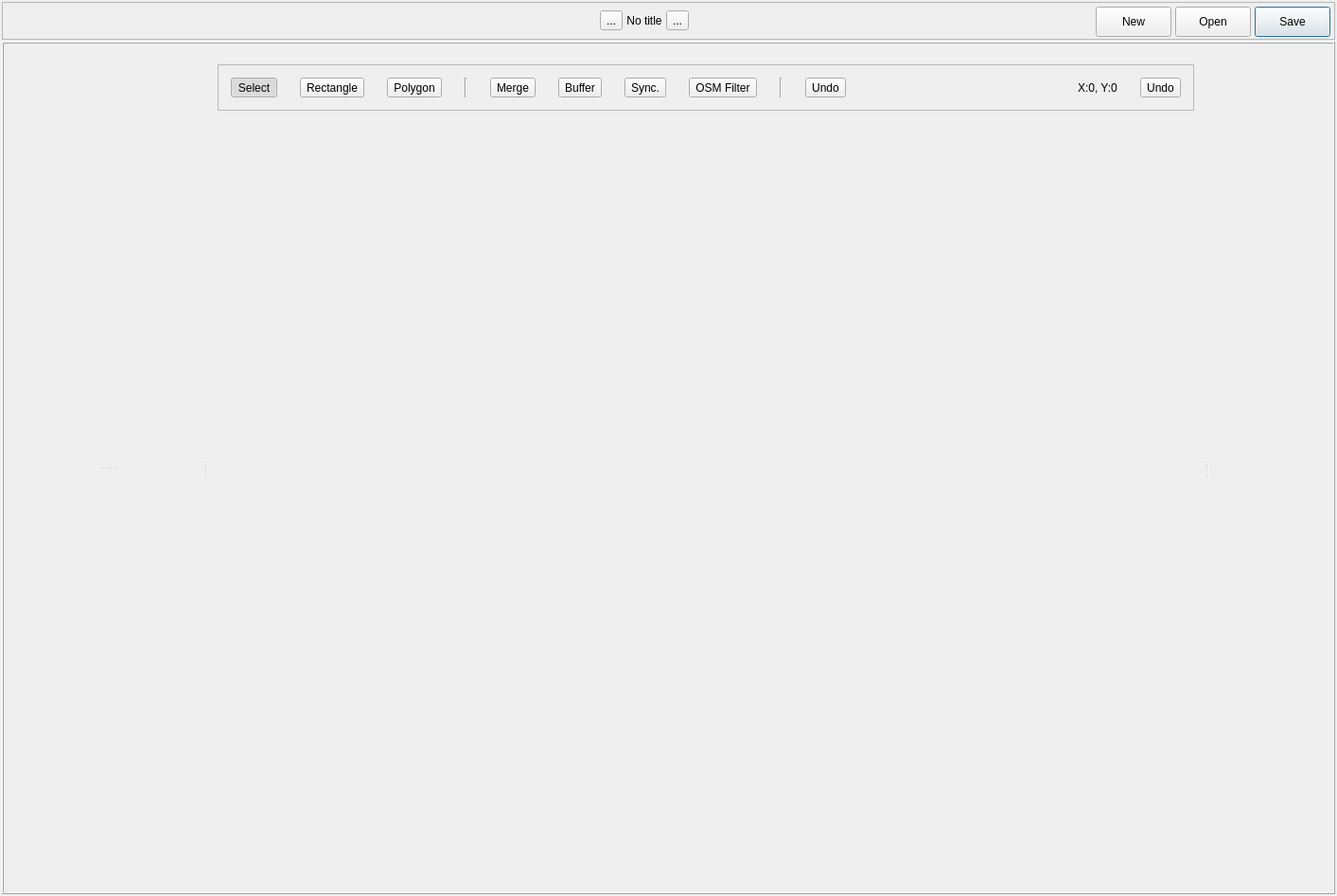
<?xml version="1.0" encoding="UTF-8"?>
<ui version="4.0">
 <class>MainWidget</class>
 <widget class="QWidget" name="MainWidget">
  <property name="geometry">
   <rect>
    <x>0</x>
    <y>0</y>
    <width>1413</width>
    <height>947</height>
   </rect>
  </property>
  <property name="windowTitle">
   <string>Thoth</string>
  </property>
  <layout class="QGridLayout" name="gridLayout">
   <property name="leftMargin">
    <number>2</number>
   </property>
   <property name="topMargin">
    <number>2</number>
   </property>
   <property name="rightMargin">
    <number>2</number>
   </property>
   <property name="bottomMargin">
    <number>2</number>
   </property>
   <property name="spacing">
    <number>2</number>
   </property>
   <item row="0" column="0">
    <widget class="QFrame" name="titleFrame">
     <property name="sizePolicy">
      <sizepolicy hsizetype="Preferred" vsizetype="Fixed">
       <horstretch>0</horstretch>
       <verstretch>0</verstretch>
      </sizepolicy>
     </property>
     <property name="minimumSize">
      <size>
       <width>0</width>
       <height>40</height>
      </size>
     </property>
     <property name="maximumSize">
      <size>
       <width>16777215</width>
       <height>40</height>
      </size>
     </property>
     <property name="frameShape">
      <enum>QFrame::StyledPanel</enum>
     </property>
     <property name="frameShadow">
      <enum>QFrame::Sunken</enum>
     </property>
     <layout class="QHBoxLayout" name="horizontalLayout">
      <property name="spacing">
       <number>4</number>
      </property>
      <property name="leftMargin">
       <number>4</number>
      </property>
      <property name="topMargin">
       <number>4</number>
      </property>
      <property name="rightMargin">
       <number>4</number>
      </property>
      <property name="bottomMargin">
       <number>4</number>
      </property>
      <item>
       <spacer name="horizontalSpacer">
        <property name="orientation">
         <enum>Qt::Horizontal</enum>
        </property>
        <property name="sizeType">
         <enum>QSizePolicy::Fixed</enum>
        </property>
        <property name="sizeHint" stdset="0">
         <size>
          <width>200</width>
          <height>20</height>
         </size>
        </property>
       </spacer>
      </item>
      <item>
       <spacer name="horizontalSpacer_2">
        <property name="orientation">
         <enum>Qt::Horizontal</enum>
        </property>
        <property name="sizeHint" stdset="0">
         <size>
          <width>40</width>
          <height>20</height>
         </size>
        </property>
       </spacer>
      </item>
      <item>
       <widget class="QToolButton" name="prev">
        <property name="text">
         <string>...</string>
        </property>
        <property name="icon">
         <iconset resource="Thoth.qrc">
          <normaloff>:/Thoth/Resources/icons/ic_chevron_left_black_36dp.png</normaloff>:/Thoth/Resources/icons/ic_chevron_left_black_36dp.png</iconset>
        </property>
        <property name="iconSize">
         <size>
          <width>24</width>
          <height>24</height>
         </size>
        </property>
       </widget>
      </item>
      <item>
       <widget class="QLabel" name="titleLabel">
        <property name="frameShape">
         <enum>QFrame::NoFrame</enum>
        </property>
        <property name="frameShadow">
         <enum>QFrame::Sunken</enum>
        </property>
        <property name="text">
         <string>No title</string>
        </property>
        <property name="alignment">
         <set>Qt::AlignCenter</set>
        </property>
       </widget>
      </item>
      <item>
       <widget class="QToolButton" name="next">
        <property name="text">
         <string>...</string>
        </property>
        <property name="icon">
         <iconset resource="Thoth.qrc">
          <normaloff>:/Thoth/Resources/icons/ic_chevron_right_black_36dp.png</normaloff>:/Thoth/Resources/icons/ic_chevron_right_black_36dp.png</iconset>
        </property>
        <property name="iconSize">
         <size>
          <width>24</width>
          <height>24</height>
         </size>
        </property>
       </widget>
      </item>
      <item>
       <spacer name="horizontalSpacer_3">
        <property name="orientation">
         <enum>Qt::Horizontal</enum>
        </property>
        <property name="sizeHint" stdset="0">
         <size>
          <width>40</width>
          <height>20</height>
         </size>
        </property>
       </spacer>
      </item>
      <item>
       <widget class="QPushButton" name="newLabel">
        <property name="sizePolicy">
         <sizepolicy hsizetype="Fixed" vsizetype="Fixed">
          <horstretch>0</horstretch>
          <verstretch>0</verstretch>
         </sizepolicy>
        </property>
        <property name="minimumSize">
         <size>
          <width>80</width>
          <height>32</height>
         </size>
        </property>
        <property name="maximumSize">
         <size>
          <width>16777215</width>
          <height>32</height>
         </size>
        </property>
        <property name="text">
         <string>New</string>
        </property>
        <property name="default">
         <bool>false</bool>
        </property>
       </widget>
      </item>
      <item>
       <widget class="QPushButton" name="openLabel">
        <property name="sizePolicy">
         <sizepolicy hsizetype="Fixed" vsizetype="Fixed">
          <horstretch>0</horstretch>
          <verstretch>0</verstretch>
         </sizepolicy>
        </property>
        <property name="minimumSize">
         <size>
          <width>80</width>
          <height>32</height>
         </size>
        </property>
        <property name="maximumSize">
         <size>
          <width>16777215</width>
          <height>32</height>
         </size>
        </property>
        <property name="text">
         <string>Open</string>
        </property>
        <property name="default">
         <bool>false</bool>
        </property>
       </widget>
      </item>
      <item>
       <widget class="QPushButton" name="saveLabel">
        <property name="sizePolicy">
         <sizepolicy hsizetype="Fixed" vsizetype="Fixed">
          <horstretch>0</horstretch>
          <verstretch>0</verstretch>
         </sizepolicy>
        </property>
        <property name="minimumSize">
         <size>
          <width>80</width>
          <height>32</height>
         </size>
        </property>
        <property name="maximumSize">
         <size>
          <width>16777215</width>
          <height>32</height>
         </size>
        </property>
        <property name="text">
         <string>Save</string>
        </property>
        <property name="default">
         <bool>true</bool>
        </property>
       </widget>
      </item>
     </layout>
    </widget>
   </item>
   <item row="1" column="0">
    <widget class="QFrame" name="mainFrame">
     <property name="sizePolicy">
      <sizepolicy hsizetype="Preferred" vsizetype="MinimumExpanding">
       <horstretch>0</horstretch>
       <verstretch>0</verstretch>
      </sizepolicy>
     </property>
     <property name="frameShape">
      <enum>QFrame::Box</enum>
     </property>
     <property name="frameShadow">
      <enum>QFrame::Raised</enum>
     </property>
     <layout class="QGridLayout" name="gridLayout_2">
      <item row="0" column="0">
       <widget class="QSplitter" name="mainSplitter">
        <property name="orientation">
         <enum>Qt::Horizontal</enum>
        </property>
        <widget class="QSplitter" name="splitter">
         <property name="orientation">
          <enum>Qt::Vertical</enum>
         </property>
         <widget class="SceneListWidget" name="sceneList" native="true">
          <property name="minimumSize">
           <size>
            <width>200</width>
            <height>200</height>
           </size>
          </property>
          <property name="baseSize">
           <size>
            <width>200</width>
            <height>200</height>
           </size>
          </property>
         </widget>
         <widget class="LabelListWidget" name="labelList" native="true">
          <property name="minimumSize">
           <size>
            <width>200</width>
            <height>200</height>
           </size>
          </property>
          <property name="baseSize">
           <size>
            <width>200</width>
            <height>200</height>
           </size>
          </property>
         </widget>
        </widget>
        <widget class="QWidget" name="layoutWidget">
         <layout class="QVBoxLayout" name="verticalLayout">
          <item>
           <widget class="QFrame" name="menuFrame">
            <property name="sizePolicy">
             <sizepolicy hsizetype="Preferred" vsizetype="Maximum">
              <horstretch>0</horstretch>
              <verstretch>0</verstretch>
             </sizepolicy>
            </property>
            <property name="frameShape">
             <enum>QFrame::StyledPanel</enum>
            </property>
            <property name="frameShadow">
             <enum>QFrame::Sunken</enum>
            </property>
            <layout class="QHBoxLayout" name="horizontalLayout_2">
             <property name="spacing">
              <number>24</number>
             </property>
             <property name="leftMargin">
              <number>13</number>
             </property>
             <property name="topMargin">
              <number>13</number>
             </property>
             <property name="rightMargin">
              <number>13</number>
             </property>
             <property name="bottomMargin">
              <number>13</number>
             </property>
             <item>
              <widget class="QToolButton" name="select">
               <property name="text">
                <string>Select</string>
               </property>
               <property name="icon">
                <iconset resource="Thoth.qrc">
                 <normaloff>:/Thoth/Resources/img/ic-near-me.png</normaloff>:/Thoth/Resources/img/ic-near-me.png</iconset>
               </property>
               <property name="iconSize">
                <size>
                 <width>24</width>
                 <height>24</height>
                </size>
               </property>
               <property name="checkable">
                <bool>true</bool>
               </property>
               <property name="checked">
                <bool>true</bool>
               </property>
              </widget>
             </item>
             <item>
              <widget class="QToolButton" name="rect">
               <property name="text">
                <string>Rectangle</string>
               </property>
               <property name="icon">
                <iconset resource="Thoth.qrc">
                 <normaloff>:/Thoth/Resources/img/icon-retangle.png</normaloff>:/Thoth/Resources/img/icon-retangle.png</iconset>
               </property>
               <property name="iconSize">
                <size>
                 <width>24</width>
                 <height>24</height>
                </size>
               </property>
               <property name="checkable">
                <bool>true</bool>
               </property>
              </widget>
             </item>
             <item>
              <widget class="QToolButton" name="poly">
               <property name="text">
                <string>Polygon</string>
               </property>
               <property name="icon">
                <iconset resource="Thoth.qrc">
                 <normaloff>:/Thoth/Resources/img/icon-polygon.png</normaloff>:/Thoth/Resources/img/icon-polygon.png</iconset>
               </property>
               <property name="iconSize">
                <size>
                 <width>24</width>
                 <height>24</height>
                </size>
               </property>
               <property name="checkable">
                <bool>true</bool>
               </property>
              </widget>
             </item>
             <item>
              <widget class="Line" name="line">
               <property name="orientation">
                <enum>Qt::Vertical</enum>
               </property>
              </widget>
             </item>
             <item>
              <widget class="QToolButton" name="merge">
               <property name="text">
                <string>Merge</string>
               </property>
               <property name="icon">
                <iconset resource="Thoth.qrc">
                 <normaloff>:/Thoth/Resources/img/icon-merge.png</normaloff>:/Thoth/Resources/img/icon-merge.png</iconset>
               </property>
               <property name="iconSize">
                <size>
                 <width>24</width>
                 <height>24</height>
                </size>
               </property>
              </widget>
             </item>
             <item>
              <widget class="QToolButton" name="buffer">
               <property name="statusTip">
                <string>Buffering</string>
               </property>
               <property name="whatsThis">
                <string>Expand selecte item</string>
               </property>
               <property name="text">
                <string>Buffer</string>
               </property>
               <property name="icon">
                <iconset resource="Thoth.qrc">
                 <normaloff>:/Thoth/Resources/img/icon-buffer.png</normaloff>:/Thoth/Resources/img/icon-buffer.png</iconset>
               </property>
               <property name="iconSize">
                <size>
                 <width>24</width>
                 <height>24</height>
                </size>
               </property>
              </widget>
             </item>
             <item>
              <widget class="QToolButton" name="sync">
               <property name="statusTip">
                <string>Sync.</string>
               </property>
               <property name="whatsThis">
                <string>Sync.</string>
               </property>
               <property name="text">
                <string>Sync.</string>
               </property>
               <property name="icon">
                <iconset resource="Thoth.qrc">
                 <normaloff>:/Thoth/Resources/img/icon-sync.png</normaloff>:/Thoth/Resources/img/icon-sync.png</iconset>
               </property>
               <property name="iconSize">
                <size>
                 <width>24</width>
                 <height>24</height>
                </size>
               </property>
              </widget>
             </item>
             <item>
              <widget class="QToolButton" name="osm">
               <property name="statusTip">
                <string>OSM filter</string>
               </property>
               <property name="whatsThis">
                <string>Show OSM Filter </string>
               </property>
               <property name="text">
                <string>OSM Filter</string>
               </property>
               <property name="icon">
                <iconset resource="Thoth.qrc">
                 <normaloff>:/Thoth/Resources/img/ic-map.png</normaloff>:/Thoth/Resources/img/ic-map.png</iconset>
               </property>
               <property name="iconSize">
                <size>
                 <width>24</width>
                 <height>24</height>
                </size>
               </property>
              </widget>
             </item>
             <item>
              <widget class="Line" name="line_2">
               <property name="orientation">
                <enum>Qt::Vertical</enum>
               </property>
              </widget>
             </item>
             <item>
              <widget class="QToolButton" name="undo">
               <property name="statusTip">
                <string>Undo</string>
               </property>
               <property name="whatsThis">
                <string>Undo</string>
               </property>
               <property name="text">
                <string>Undo</string>
               </property>
               <property name="icon">
                <iconset resource="Thoth.qrc">
                 <normaloff>:/Thoth/Resources/icons/ic_undo_black_36dp.png</normaloff>:/Thoth/Resources/icons/ic_undo_black_36dp.png</iconset>
               </property>
               <property name="iconSize">
                <size>
                 <width>24</width>
                 <height>24</height>
                </size>
               </property>
              </widget>
             </item>
             <item>
              <spacer name="horizontalSpacer_4">
               <property name="orientation">
                <enum>Qt::Horizontal</enum>
               </property>
               <property name="sizeHint" stdset="0">
                <size>
                 <width>40</width>
                 <height>20</height>
                </size>
               </property>
              </spacer>
             </item>
             <item>
              <widget class="QLabel" name="currentPos">
               <property name="text">
                <string>X:0, Y:0</string>
               </property>
              </widget>
             </item>
             <item>
              <widget class="QToolButton" name="settings">
               <property name="statusTip">
                <string>Undo</string>
               </property>
               <property name="whatsThis">
                <string>Undo</string>
               </property>
               <property name="text">
                <string>Undo</string>
               </property>
               <property name="icon">
                <iconset resource="Thoth.qrc">
                 <normaloff>:/Thoth/Resources/icons/outline_settings_black_36dp.png</normaloff>:/Thoth/Resources/icons/outline_settings_black_36dp.png</iconset>
               </property>
               <property name="iconSize">
                <size>
                 <width>24</width>
                 <height>24</height>
                </size>
               </property>
              </widget>
             </item>
            </layout>
           </widget>
          </item>
          <item>
           <widget class="GraphicsWidget" name="map" native="true">
            <property name="minimumSize">
             <size>
              <width>400</width>
              <height>400</height>
             </size>
            </property>
            <property name="baseSize">
             <size>
              <width>400</width>
              <height>400</height>
             </size>
            </property>
            <property name="focusPolicy">
             <enum>Qt::StrongFocus</enum>
            </property>
           </widget>
          </item>
         </layout>
        </widget>
        <widget class="CategoryWidget" name="widget" native="true">
         <property name="minimumSize">
          <size>
           <width>10</width>
           <height>0</height>
          </size>
         </property>
        </widget>
       </widget>
      </item>
     </layout>
    </widget>
   </item>
  </layout>
 </widget>
 <layoutdefault spacing="6" margin="11"/>
 <customwidgets>
  <customwidget>
   <class>SceneListWidget</class>
   <extends>QWidget</extends>
   <header>SceneListWidget.h</header>
   <container>1</container>
  </customwidget>
  <customwidget>
   <class>LabelListWidget</class>
   <extends>QWidget</extends>
   <header>LabelListWidget.h</header>
   <container>1</container>
  </customwidget>
  <customwidget>
   <class>GraphicsWidget</class>
   <extends>QWidget</extends>
   <header>GraphicsWidget.h</header>
   <container>1</container>
  </customwidget>
  <customwidget>
   <class>CategoryWidget</class>
   <extends>QWidget</extends>
   <header>CategoryWidget.h</header>
   <container>1</container>
  </customwidget>
 </customwidgets>
 <resources>
  <include location="Thoth.qrc"/>
 </resources>
 <connections/>
</ui>
